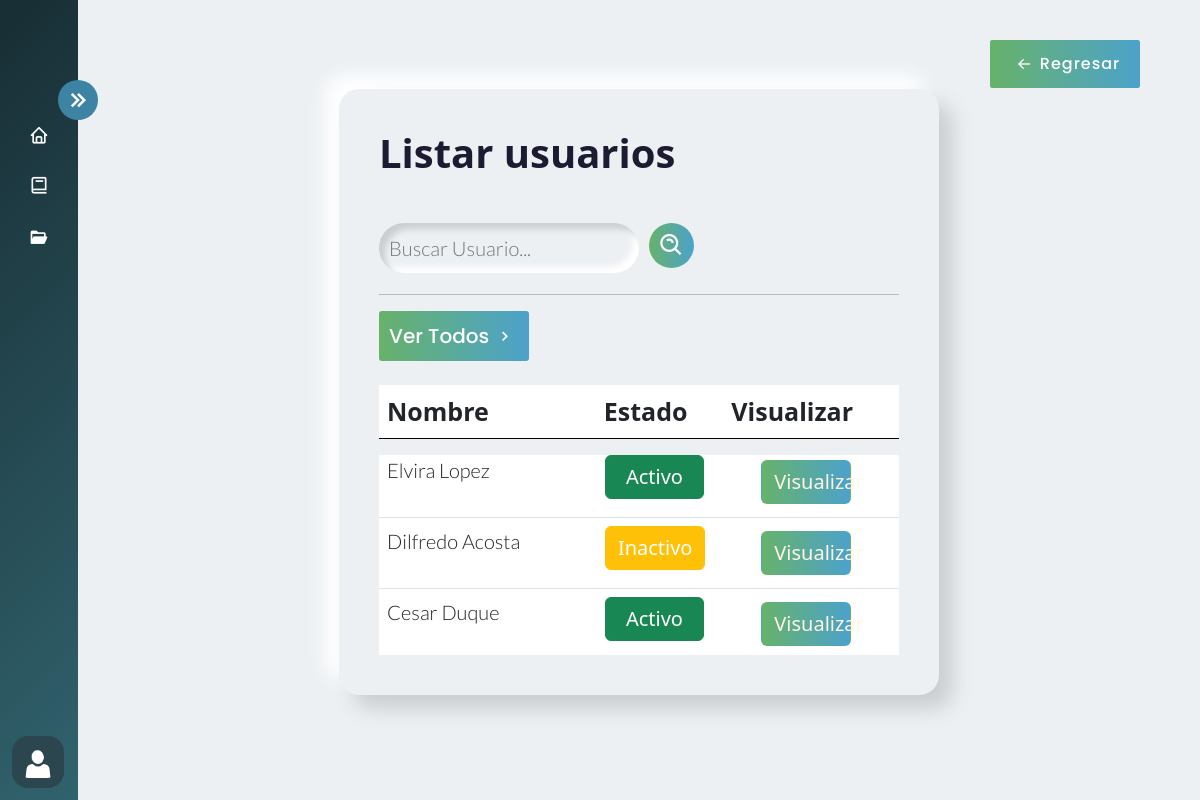
/usuario/listar_usuarios/ (signed in), run on the app's committed database.
### AppUsuarios/models.py (models this page shows)
class Profile(models.Model):
     apellido = models.CharField(max_length=30, verbose_name='Apellido', blank=True, null=True)
     email = models.EmailField(verbose_name='Correo electrónico', blank=True, max_length=254)
     estadousuario = models.BooleanField(default=True, verbose_name='Estado de Usuario')
     ROLES = (('usuario', 'Usuario'), ('administrador', 'Administrador'))
     rol = models.CharField(max_length=15, choices=ROLES, verbose_name='Rol', blank=True, null=True)
     user = models.OneToOneField(User, on_delete=models.CASCADE, related_name='profile', verbose_name='Usuario')
     cargo = models.ForeignKey(Cargo, on_delete=models.SET_NULL, null=True, verbose_name='Cargo')
     class Meta:
          verbose_name = 'perfil'
          verbose_name_plural = 'perfiles'
          ordering = ['-id'] #para que muestre arriba el ultimo creado

### AppUsuarios/views.py (the view)
# urls.py: path('listar_usuarios/',login_required(views.listar_usuarios),name='listar_usuarios'),
def listar_usuarios(request):
    usuarios = Profile.objects.select_related('user').all()
    search_query = request.GET.get('search', '')  # Obtén el término de búsqueda
    return render(request, 'Usuarios/listar_usuarios.html', {'usuarios': usuarios})

### AppCursos/context_processors.py (called while the page is built)
def group_name(request):
    group_name = None
    if request.user.is_authenticated:
        group = Group.objects.filter(user=request.user).first()
        if group:
            group_name = group.name
    return {'group_name': group_name}

### Templates/Usuarios/listar_usuarios.html
{% extends 'Layout/Base.html' %}
{% load static %}
{% block content %}
<link rel="stylesheet" href="{% static 'Css/Curso.css' %}">
<div class="home_content">
    <div class="text">
        <div id="contenedor">
        <h1> Listar usuarios </h1>
        <br>
        <form class="search" action="{% url 'filtrar_usuarios' %}" method="GET">
            <input type="text" class="search-bar" name="search" placeholder="Buscar Usuario...">
            <button class="search-icon"> <i class='bx bx-search-alt'
                style="font-size:27px; "></i></button> <br>
            </form>
            <hr>
            <a href="{% url 'listar_usuarios' %}">
                <button class="ver_todos">
                    <span>Ver Todos</span>
                    <i class='bx bx-chevron-right'></i>
                </button>
            </a>
        <table class="table table-hover mt-4 ">
            <thead>
                <tr  id="cabecera">
                    <th  style="width: 170px;" scope="col" >Nombre</th>
                    <th  style="width: 100px;" scope="col" id="estado">Estado</th>
                    <th   style="width: 100px;" scope="col" id="visualizar">Visualizar</th>
                </tr>
            </thead>
        </table>
        <div class="table-responsive ">
            <table class="table table-hover mt-4 table-2">
            <tbody class=" overflow-hidden">
                    {% for usuario in usuarios %}
                    <tr >
                        <td id="nombre">{{ usuario.user.username }} {{ usuario.apellido }} </td>
                        {% if usuario.estadousuario %}
                        <td  id="estado">
                            <button type="button" class="btn btn-success text-white activo">Activo</button>
                        </td>
                        {% else %}
                        <td  id="estado">
                            <button type="button" class="btn btn-warning text-white inactivo">Inactivo</button>
                        </td>
                        {% endif %}
                        <td id="visualizar">
                            <a href="{% url 'perfil_usuario_detalle' user_id=usuario.user.id %}">
                                <button type="button" class="btn visualizar">Visualizar</button>
                            </a>
                        </td>
                    </tr>
                    {% endfor %}
                </tbody>
            </table>
        </div>
    </div>
        <a href="{% url 'usuarios' %}" id="back2">
            <button class="back">
                <button class="back">
                    <i class='bx bx-arrow-back'></i>
                    <span>Regresar</span>
                </button>
            </button>
        </a>
{% endblock %}

### static/Css/Estilo.css (style rules this page uses)
body { overflow-x: hidden; }
* { margin: 0; padding: 0; box-sizing: border-box; }

### static/Css/Curso.css (style rules this page uses)
body { margin: 0; padding: 0; box-sizing: border-box; background-color: #ecf0f3; overflow-y: hidden; overflow-x: hidden; }
.home_content { position: absolute; height: 100%; width: calc(100% - 78px); left: 78px; transition: all 0.5s ease; }
.home_content .text { font-size: 25px; font-weight: 500; color: #1d1b31; margin: 12px; }
.text { height: 95.0vh; display: flex; align-items: center; justify-content: center; }
#contenedor { background: #ecf0f3; box-shadow: 14px 14px 20px #cbced1, -14px -14px 20px white; transition: all 0.3s ease; width: 50vw; max-width: 60vw; border-radius: 20px; padding: 40px; overflow: hidden; }
.table-responsive { overflow-y: auto; max-height: 25vh; }
.search-bar { caret-color: #0fbf12; font-family: 'Lato', sans-serif; font-weight: 300; background: #ecf0f3; box-shadow: inset 6px 6px 6px #cbced1, inset -6px -6px 6px white; border: none; border-radius: 40px; outline: none; transition: all 0.3s ease; font-size: 20px; color: #000000; margin-bottom: 5px; transition: all 0.3s ease; width: 50%; padding: 10px 10px 10px 10px; }
.search-icon { border: none; background: linear-gradient(to right, #67b26b, #4ca2cb); color: #fff; border-radius: 50%; width: 45px; height: 45px; font-size: 20px; text-align: center; display: flex; align-items: center; justify-content: center; }
a { text-decoration: none; }
.ver_todos { width: auto; font-size: 20px; margin: 10px 0px 0px 0px; display: flex; height:auto; padding: 10px; align-items: center; font-family: 'Poppins', sans-serif; font-weight: 500; justify-content: center; border-radius: 3px; transition: all 0.4s linear; cursor: pointer; border: none; background: linear-gradient(to right, #67b26b, #4ca2cb); color: #fff; text-decoration: none; }
.ver_todos>i { width: 30px; font-size: 20px; transition: all 0.4s ease-in; }
.back { align-items: center; position: fixed; top: 5%; right: 5%; display: flex; height: 3em; width: 150px; padding: 10px; font-size: 16px; align-items: center; justify-content: center; border-radius: 3px; letter-spacing: 1px; transition: all 0.4s linear; cursor: pointer; border: none; background: linear-gradient(to right, #67b26b, #4ca2cb); color: #fff; transition: all 0.4s ease-in; font-family: 'Poppins', sans-serif ; font-weight: 500; }
.back > i { transition: all 0.4s ease-in; width: 30px; }
.visualizar { background: linear-gradient(to right, #67b26b, #4ca2cb); color: #fff6e5; font-weight: 500; font-size: 20px; transition: all 0.4s linear; width: 7.5vw; margin: 5px; }
.activo { color: #fff6e5; font-weight: 500; font-size: 20px; padding-left: 20px; padding-right:20px; }
.inactivo { color: #fff6e5; font-weight: 500; font-size: 20px; }
form { display: flex; justify-content: start; }
form>* { margin-right: 10px; }
.table-2 { position: relative; top:-32px; }
#cabecera { border-bottom: 1px solid black; margin-bottom: -1px; }
#nombre { font-family: 'Lato', sans-serif; font-weight: 300; font-size: 20px; }
h1 { font-weight: 700; animation: h1 0.4s linear both }
#contenedor { animation: contenedor 0.5s; }

### data on the page
Profile: user.username "Elvira", apellido "Lopez", estadousuario "Activo"
Profile: user.username "Dilfredo", apellido "Acosta", estadousuario "Inactivo"
Profile: user.username "Cesar", apellido "Duque", estadousuario "Activo"
